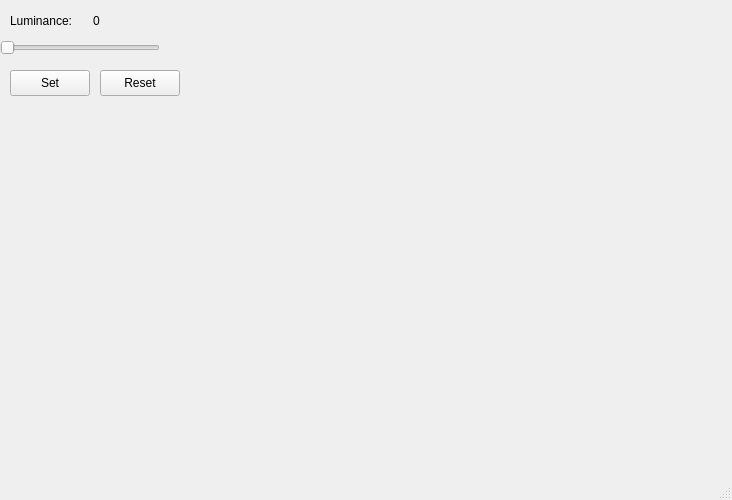
<?xml version="1.0" encoding="UTF-8"?>
<ui version="4.0">
 <class>MainWindow</class>
 <widget class="QMainWindow" name="MainWindow">
  <property name="geometry">
   <rect>
    <x>0</x>
    <y>0</y>
    <width>732</width>
    <height>500</height>
   </rect>
  </property>
  <property name="windowTitle">
   <string>MainWindow</string>
  </property>
  <widget class="QWidget" name="centralwidget">
   <widget class="QPushButton" name="buttonSet">
    <property name="geometry">
     <rect>
      <x>10</x>
      <y>70</y>
      <width>80</width>
      <height>26</height>
     </rect>
    </property>
    <property name="text">
     <string>Set</string>
    </property>
   </widget>
   <widget class="QPushButton" name="buttonReset">
    <property name="geometry">
     <rect>
      <x>100</x>
      <y>70</y>
      <width>80</width>
      <height>26</height>
     </rect>
    </property>
    <property name="text">
     <string>Reset</string>
    </property>
   </widget>
   <widget class="QSlider" name="luminanceSlider">
    <property name="geometry">
     <rect>
      <x>0</x>
      <y>40</y>
      <width>160</width>
      <height>16</height>
     </rect>
    </property>
    <property name="orientation">
     <enum>Qt::Horizontal</enum>
    </property>
   </widget>
   <widget class="QWidget" name="horizontalLayoutWidget">
    <property name="geometry">
     <rect>
      <x>10</x>
      <y>10</y>
      <width>160</width>
      <height>21</height>
     </rect>
    </property>
    <layout class="QHBoxLayout" name="horizontalLayout">
     <item>
      <widget class="QLabel" name="luminanceLabel">
       <property name="text">
        <string>Luminance:</string>
       </property>
      </widget>
     </item>
     <item>
      <widget class="QLabel" name="luminanceValueLabel">
       <property name="text">
        <string>0</string>
       </property>
      </widget>
     </item>
    </layout>
   </widget>
  </widget>
  <widget class="QMenuBar" name="menubar">
   <property name="geometry">
    <rect>
     <x>0</x>
     <y>0</y>
     <width>732</width>
     <height>23</height>
    </rect>
   </property>
  </widget>
  <widget class="QStatusBar" name="statusbar"/>
 </widget>
 <resources/>
 <connections>
  <connection>
   <sender>luminanceSlider</sender>
   <signal>valueChanged(int)</signal>
   <receiver>luminanceValueLabel</receiver>
   <slot>setNum(int)</slot>
   <hints>
    <hint type="sourcelabel">
     <x>160</x>
     <y>149</y>
    </hint>
    <hint type="destinationlabel">
     <x>147</x>
     <y>119</y>
    </hint>
   </hints>
  </connection>
 </connections>
</ui>
